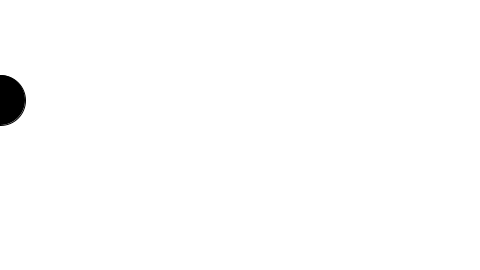
Frame 1 (no input)
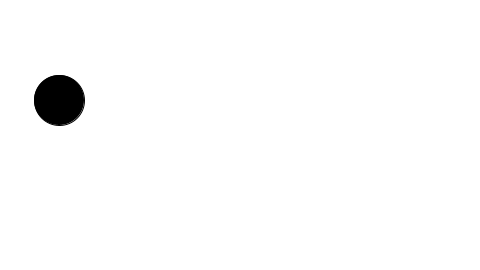
Frame 60 (the mouse pressed at the canvas centre just before this capture)
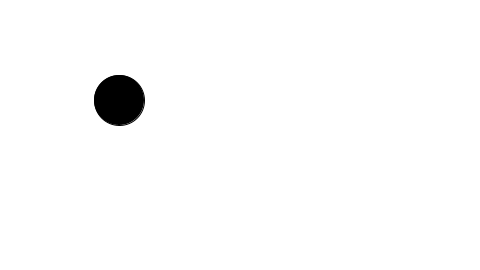
Frame 120 (the mouse held since frame 60 and released just before this capture)

The Processing sketch that drew these frames (run headless with seeded random() and noise(); from frame 60 on, the mouse is pressed at the canvas centre):

// Processing sketch: day02_exercise_variables_1
// ── day02_exercise_variables_1.pde
// Example 4-3: Varying variables

// Declare and initialize two integer variables at the top of the code.
int circleX = 0;
int circleY = 100;

void setup() {
  size(480, 270);
}

void draw() {
  background(255);
  stroke(0);
  fill(0);
  // Use the variables to specify the location of an ellipse.
  ellipse(circleX, circleY, 50, 50);

  // An assignment operation that increments the value of circleX by 1.
  circleX = circleX + 1;
}
